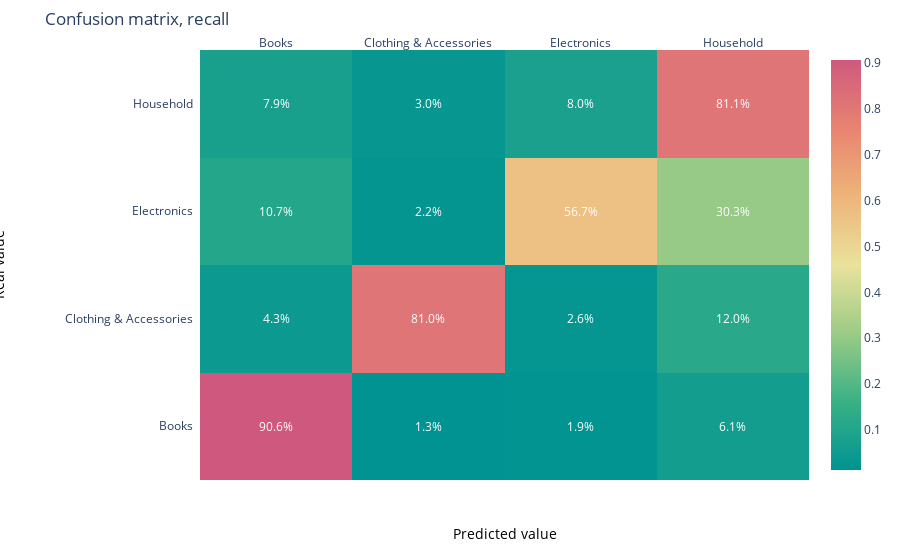

Source (notebook cell):
### Code cell
vis.draw_confusion_matrix(
    y_test_baseline,
    lr.predict(x_test_baseline),
    lr.classes_,
    label="recall",
    normalize="true"
)

### Figure 1 — Plotly figure (JSON) as saved in the notebook; plotly's stock layout.template omitted (floating-point values rounded to 4 significant figures)
{"data": [{"colorscale": [[0, "rgb(0, 147, 146)"], [0.1667, "rgb(57, 177, 133)"], [0.3333, "rgb(156, 203, 134)"], [0.5, "rgb(233, 226, 156)"], [0.6667, "rgb(238, 180, 121)"], [0.8333, "rgb(232, 132, 113)"], [1, "rgb(207, 89, 126)"]], "reversescale": false, "showscale": true, "type": "heatmap", "x": ["Books", "Clothing & Accessories", "Electronics", "Household"], "y": ["Books", "Clothing & Accessories", "Electronics", "Household"], "z": [[0.9065, 0.0129, 0.01935, 0.06129], [0.04313, 0.8104, 0.02611, 0.1203], [0.1072, 0.02222, 0.5673, 0.3033], [0.07905, 0.03011, 0.07967, 0.8112]]}], "layout": {"annotations": [{"font": {"color": "#FFFFFF"}, "showarrow": false, "text": "90.6%", "x": "Books", "xref": "x", "y": "Books", "yref": "y"}, {"font": {"color": "#FFFFFF"}, "showarrow": false, "text": "1.3%", "x": "Clothing & Accessories", "xref": "x", "y": "Books", "yref": "y"}, {"font": {"color": "#FFFFFF"}, "showarrow": false, "text": "1.9%", "x": "Electronics", "xref": "x", "y": "Books", "yref": "y"}, {"font": {"color": "#FFFFFF"}, "showarrow": false, "text": "6.1%", "x": "Household", "xref": "x", "y": "Books", "yref": "y"}, {"font": {"color": "#FFFFFF"}, "showarrow": false, "text": "4.3%", "x": "Books", "xref": "x", "y": "Clothing & Accessories", "yref": "y"}, {"font": {"color": "#FFFFFF"}, "showarrow": false, "text": "81.0%", "x": "Clothing & Accessories", "xref": "x", "y": "Clothing & Accessories", "yref": "y"}, {"font": {"color": "#FFFFFF"}, "showarrow": false, "text": "2.6%", "x": "Electronics", "xref": "x", "y": "Clothing & Accessories", "yref": "y"}, {"font": {"color": "#FFFFFF"}, "showarrow": false, "text": "12.0%", "x": "Household", "xref": "x", "y": "Clothing & Accessories", "yref": "y"}, {"font": {"color": "#FFFFFF"}, "showarrow": false, "text": "10.7%", "x": "Books", "xref": "x", "y": "Electronics", "yref": "y"}, {"font": {"color": "#FFFFFF"}, "showarrow": false, "text": "2.2%", "x": "Clothing & Accessories", "xref": "x", "y": "Electronics", "yref": "y"}, {"font": {"color": "#FFFFFF"}, "showarrow": false, "text": "56.7%", "x": "Electronics", "xref": "x", "y": "Electronics", "yref": "y"}, {"font": {"color": "#FFFFFF"}, "showarrow": false, "text": "30.3%", "x": "Household", "xref": "x", "y": "Electronics", "yref": "y"}, {"font": {"color": "#FFFFFF"}, "showarrow": false, "text": "7.9%", "x": "Books", "xref": "x", "y": "Household", "yref": "y"}, {"font": {"color": "#FFFFFF"}, "showarrow": false, "text": "3.0%", "x": "Clothing & Accessories", "xref": "x", "y": "Household", "yref": "y"}, {"font": {"color": "#FFFFFF"}, "showarrow": false, "text": "8.0%", "x": "Electronics", "xref": "x", "y": "Household", "yref": "y"}, {"font": {"color": "#FFFFFF"}, "showarrow": false, "text": "81.1%", "x": "Household", "xref": "x", "y": "Household", "yref": "y"}, {"font": {"color": "black", "size": 14}, "showarrow": false, "text": "Predicted value", "x": 0.5, "xref": "paper", "y": -0.15, "yref": "paper"}, {"font": {"color": "black", "size": 14}, "showarrow": false, "text": "Real value", "textangle": -90, "x": -0.35, "xref": "paper", "y": 0.5, "yref": "paper"}], "margin": {"l": 200, "t": 50}, "title": {"text": "Confusion matrix, recall"}, "xaxis": {"dtick": 1, "gridcolor": "rgb(0, 0, 0)", "side": "top", "ticks": ""}, "yaxis": {"dtick": 1, "ticks": "", "ticksuffix": "  "}}}
